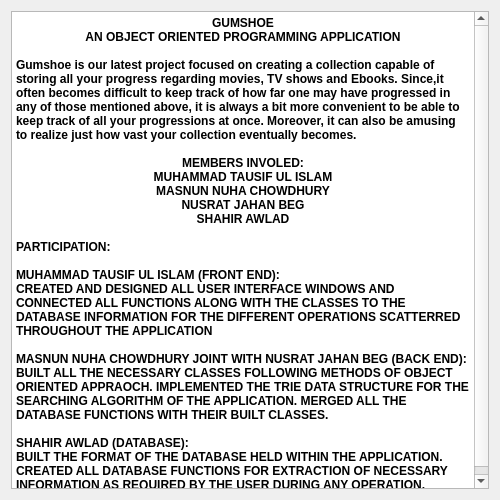
<?xml version="1.0" encoding="UTF-8"?>
<ui version="4.0">
 <class>info</class>
 <widget class="QWidget" name="info">
  <property name="geometry">
   <rect>
    <x>0</x>
    <y>0</y>
    <width>500</width>
    <height>500</height>
   </rect>
  </property>
  <property name="windowTitle">
   <string>Form</string>
  </property>
  <layout class="QVBoxLayout" name="verticalLayout">
   <item>
    <widget class="QTextEdit" name="textEdit">
     <property name="readOnly">
      <bool>true</bool>
     </property>
     <property name="html">
      <string>&lt;!DOCTYPE HTML PUBLIC &quot;-//W3C//DTD HTML 4.0//EN&quot; &quot;http://www.w3.org/TR/REC-html40/strict.dtd&quot;&gt;
&lt;html&gt;&lt;head&gt;&lt;meta name=&quot;qrichtext&quot; content=&quot;1&quot; /&gt;&lt;meta charset=&quot;utf-8&quot; /&gt;&lt;style type=&quot;text/css&quot;&gt;
p, li { white-space: pre-wrap; }
hr { height: 1px; border-width: 0; }
li.unchecked::marker { content: &quot;\2610&quot;; }
li.checked::marker { content: &quot;\2612&quot;; }
&lt;/style&gt;&lt;/head&gt;&lt;body style=&quot; font-family:'Segoe UI'; font-size:9pt; font-weight:400; font-style:normal;&quot;&gt;
&lt;p align=&quot;center&quot; style=&quot; margin-top:0px; margin-bottom:0px; margin-left:0px; margin-right:0px; -qt-block-indent:0; text-indent:0px;&quot;&gt;&lt;span style=&quot; font-weight:700;&quot;&gt;GUMSHOE&lt;/span&gt;&lt;/p&gt;
&lt;p align=&quot;center&quot; style=&quot; margin-top:0px; margin-bottom:0px; margin-left:0px; margin-right:0px; -qt-block-indent:0; text-indent:0px;&quot;&gt;&lt;span style=&quot; font-weight:700;&quot;&gt;AN OBJECT ORIENTED PROGRAMMING APPLICATION&lt;/span&gt;&lt;/p&gt;
&lt;p style=&quot;-qt-paragraph-type:empty; margin-top:0px; margin-bottom:0px; margin-left:0px; margin-right:0px; -qt-block-indent:0; text-indent:0px; font-weight:700;&quot;&gt;&lt;br /&gt;&lt;/p&gt;
&lt;p style=&quot; margin-top:0px; margin-bottom:0px; margin-left:0px; margin-right:0px; -qt-block-indent:0; text-indent:0px;&quot;&gt;&lt;span style=&quot; font-weight:700;&quot;&gt;Gumshoe is our latest project focused on creating a collection capable of storing all your progress regarding movies, TV shows and Ebooks. Since,it often becomes difficult to keep track of how far one may have progressed in any of those mentioned above, it is always a bit more convenient to be able to keep track of all your progressions at once. Moreover, it can also be amusing to realize just how vast your collection eventually becomes.&lt;/span&gt;&lt;/p&gt;
&lt;p style=&quot;-qt-paragraph-type:empty; margin-top:0px; margin-bottom:0px; margin-left:0px; margin-right:0px; -qt-block-indent:0; text-indent:0px; font-weight:700;&quot;&gt;&lt;br /&gt;&lt;/p&gt;
&lt;p align=&quot;center&quot; style=&quot; margin-top:0px; margin-bottom:0px; margin-left:0px; margin-right:0px; -qt-block-indent:0; text-indent:0px;&quot;&gt;&lt;span style=&quot; font-weight:700;&quot;&gt;MEMBERS INVOLED:&lt;/span&gt;&lt;/p&gt;
&lt;p align=&quot;center&quot; style=&quot; margin-top:0px; margin-bottom:0px; margin-left:0px; margin-right:0px; -qt-block-indent:0; text-indent:0px;&quot;&gt;&lt;span style=&quot; font-weight:700;&quot;&gt;MUHAMMAD TAUSIF UL ISLAM&lt;/span&gt;&lt;/p&gt;
&lt;p align=&quot;center&quot; style=&quot; margin-top:0px; margin-bottom:0px; margin-left:0px; margin-right:0px; -qt-block-indent:0; text-indent:0px;&quot;&gt;&lt;span style=&quot; font-weight:700;&quot;&gt;MASNUN NUHA CHOWDHURY&lt;/span&gt;&lt;/p&gt;
&lt;p align=&quot;center&quot; style=&quot; margin-top:0px; margin-bottom:0px; margin-left:0px; margin-right:0px; -qt-block-indent:0; text-indent:0px;&quot;&gt;&lt;span style=&quot; font-weight:700;&quot;&gt;NUSRAT JAHAN BEG&lt;/span&gt;&lt;/p&gt;
&lt;p align=&quot;center&quot; style=&quot; margin-top:0px; margin-bottom:0px; margin-left:0px; margin-right:0px; -qt-block-indent:0; text-indent:0px;&quot;&gt;&lt;span style=&quot; font-weight:700;&quot;&gt;SHAHIR AWLAD&lt;/span&gt;&lt;/p&gt;
&lt;p style=&quot;-qt-paragraph-type:empty; margin-top:0px; margin-bottom:0px; margin-left:0px; margin-right:0px; -qt-block-indent:0; text-indent:0px; font-weight:700;&quot;&gt;&lt;br /&gt;&lt;/p&gt;
&lt;p style=&quot; margin-top:0px; margin-bottom:0px; margin-left:0px; margin-right:0px; -qt-block-indent:0; text-indent:0px;&quot;&gt;&lt;span style=&quot; font-weight:700;&quot;&gt;PARTICIPATION:&lt;/span&gt;&lt;/p&gt;
&lt;p style=&quot;-qt-paragraph-type:empty; margin-top:0px; margin-bottom:0px; margin-left:0px; margin-right:0px; -qt-block-indent:0; text-indent:0px; font-weight:700;&quot;&gt;&lt;br /&gt;&lt;/p&gt;
&lt;p style=&quot; margin-top:0px; margin-bottom:0px; margin-left:0px; margin-right:0px; -qt-block-indent:0; text-indent:0px;&quot;&gt;&lt;span style=&quot; font-weight:700;&quot;&gt;MUHAMMAD TAUSIF UL ISLAM (FRONT END):&lt;/span&gt;&lt;/p&gt;
&lt;p style=&quot; margin-top:0px; margin-bottom:0px; margin-left:0px; margin-right:0px; -qt-block-indent:0; text-indent:0px;&quot;&gt;&lt;span style=&quot; font-weight:700;&quot;&gt;CREATED AND DESIGNED ALL USER INTERFACE WINDOWS AND CONNECTED ALL FUNCTIONS ALONG WITH THE CLASSES TO THE DATABASE INFORMATION FOR THE DIFFERENT OPERATIONS SCATTERRED THROUGHOUT THE APPLICATION&lt;/span&gt;&lt;/p&gt;
&lt;p style=&quot;-qt-paragraph-type:empty; margin-top:0px; margin-bottom:0px; margin-left:0px; margin-right:0px; -qt-block-indent:0; text-indent:0px; font-weight:700;&quot;&gt;&lt;br /&gt;&lt;/p&gt;
&lt;p style=&quot; margin-top:0px; margin-bottom:0px; margin-left:0px; margin-right:0px; -qt-block-indent:0; text-indent:0px;&quot;&gt;&lt;span style=&quot; font-weight:700;&quot;&gt;MASNUN NUHA CHOWDHURY JOINT WITH NUSRAT JAHAN BEG (BACK END):&lt;/span&gt;&lt;/p&gt;
&lt;p style=&quot; margin-top:0px; margin-bottom:0px; margin-left:0px; margin-right:0px; -qt-block-indent:0; text-indent:0px;&quot;&gt;&lt;span style=&quot; font-weight:700;&quot;&gt;BUILT ALL THE NECESSARY CLASSES FOLLOWING METHODS OF OBJECT ORIENTED APPRAOCH. IMPLEMENTED THE TRIE DATA STRUCTURE FOR THE SEARCHING ALGORITHM OF THE APPLICATION. MERGED ALL THE DATABASE FUNCTIONS WITH THEIR BUILT CLASSES.&lt;/span&gt;&lt;/p&gt;
&lt;p style=&quot;-qt-paragraph-type:empty; margin-top:0px; margin-bottom:0px; margin-left:0px; margin-right:0px; -qt-block-indent:0; text-indent:0px; font-weight:700;&quot;&gt;&lt;br /&gt;&lt;/p&gt;
&lt;p style=&quot; margin-top:0px; margin-bottom:0px; margin-left:0px; margin-right:0px; -qt-block-indent:0; text-indent:0px;&quot;&gt;&lt;span style=&quot; font-weight:700;&quot;&gt;SHAHIR AWLAD (DATABASE):&lt;/span&gt;&lt;/p&gt;
&lt;p style=&quot; margin-top:0px; margin-bottom:0px; margin-left:0px; margin-right:0px; -qt-block-indent:0; text-indent:0px;&quot;&gt;&lt;span style=&quot; font-weight:700;&quot;&gt;BUILT THE FORMAT OF THE DATABASE HELD WITHIN THE APPLICATION. CREATED ALL DATABASE FUNCTIONS FOR EXTRACTION OF NECESSARY INFORMATION AS REQUIRED BY THE USER DURING ANY OPERATION.&lt;/span&gt;&lt;/p&gt;&lt;/body&gt;&lt;/html&gt;</string>
     </property>
    </widget>
   </item>
  </layout>
 </widget>
 <resources/>
 <connections/>
</ui>
